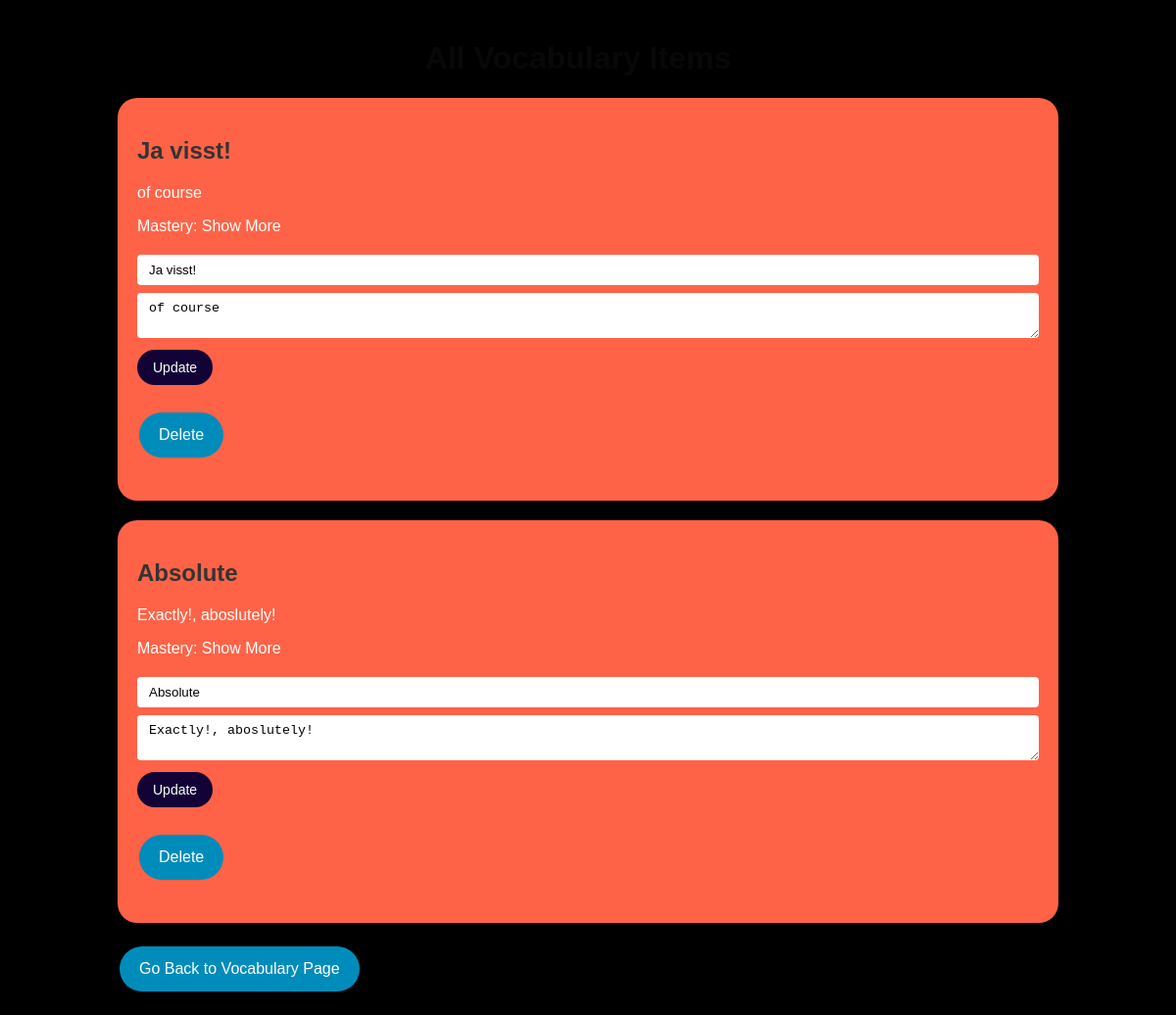
Page /vocabulary/all on the earlier database version.
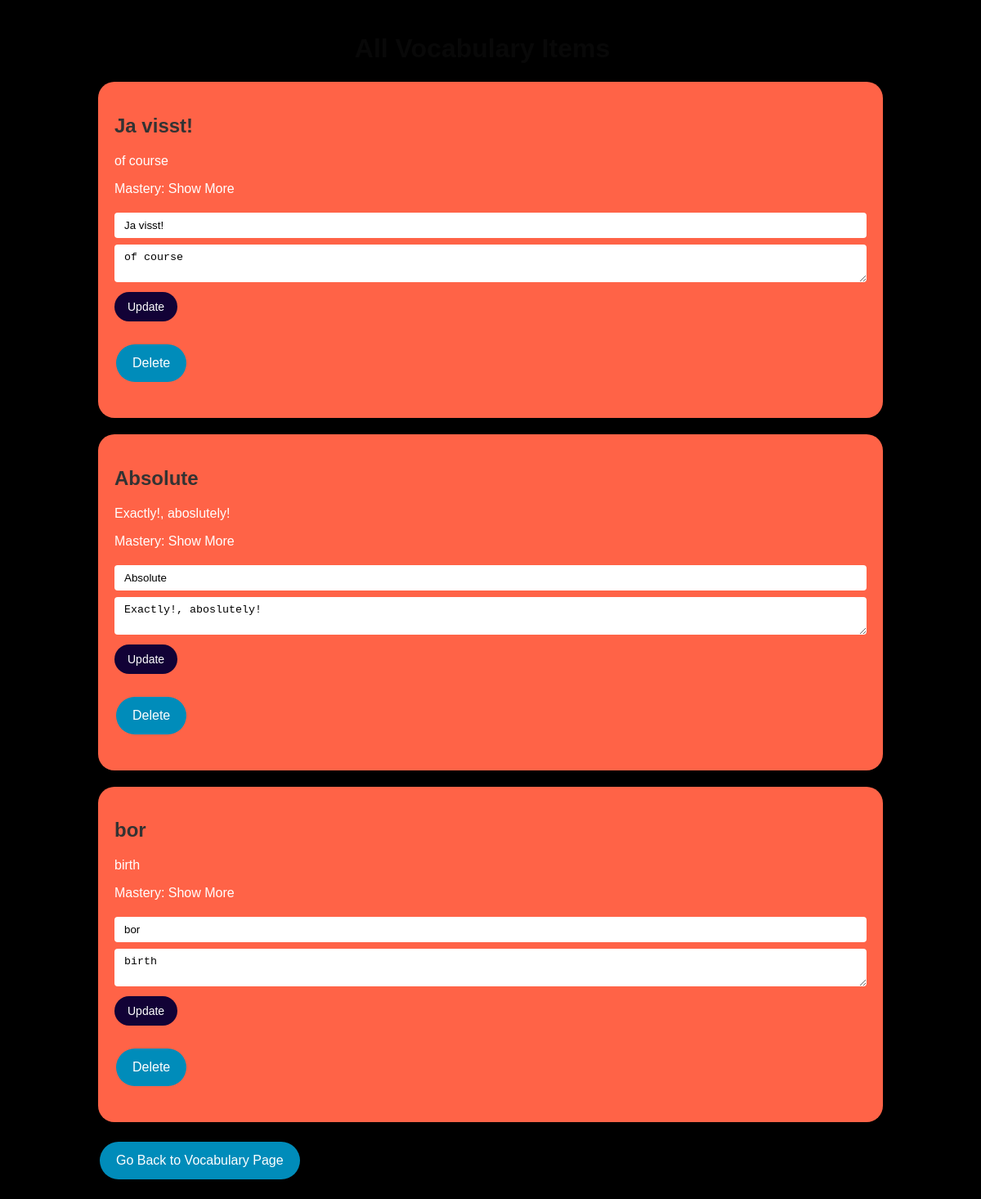
Same page on the later database version.
### language_learning_platform/models/models.py (models this page shows, shortened)
class Vocabulary(db.Model):
    __tablename__ = 'vocabulary'
    id = db.Column(db.Integer, primary_key=True)
    title = db.Column(db.String(80), nullable=False)
    description = db.Column(db.String(200), nullable=False)
    mastery = db.Column(db.String(20), nullable=False, default='Show More')

### language_learning_platform/routes/vocabulary.py (the view)
@vocabulary.route('/all', methods=['GET'])
def all_vocabulary():
    vocab_items = Vocabulary.query.all()
    return render_template('all_vocabulary.html', items=vocab_items)

### templates/all_vocabulary.html (shortened to what this page needs)
{% extends 'base.html' %}
{% block content %}
<div style="text-align: center; margin-right: 20px;">
    <h1 style="color: #080808;">All Vocabulary Items</h1>
</div>
{% for item in items %}
    <div class="item-card">
        <h2>{{ item.title }}</h2>
        <p>{{ item.description }}</p>
        <p>Mastery: {{ item.mastery }}</p>
        <div class="item-form">
            <form method="POST" action="{{ url_for('vocabulary.update_vocabulary', id=item.id) }}">
                <input type="text" name="title" value="{{ item.title }}" required>
                <textarea name="description" required>{{ item.description }}</textarea>
                <input type="submit" value="Update">
            </form>
        </div>
        <form method="POST" action="{{ url_for('vocabulary.delete_vocabulary', id=item.id) }}">
            <input class="button" type="submit" value="Delete">
        </form>
    </div>
{% endfor %}
<a href="{{ url_for('vocabulary.vocabulary_page') }}" class="button">Go Back to Vocabulary Page</a>
{% endblock %}

### templates/base.html (shortened to what this page needs)
<!DOCTYPE html>
<html>
<head>
    <link rel="stylesheet" type="text/css" href="{{ url_for('static', filename='style.css') }}">
</head>
<body>
    <div class="container">
        {% block content %}
        {% endblock %}
    </div>
</body>
</html>

### static/style.css (style rules this page uses)
body { font-family: Arial, sans-serif; margin: 0; padding: 0; background-color: #f1f1f1; }
.container { width: 80%; margin: 0 auto; padding: 20px; }
h1, h2, h3 { color: #333; }
a { color: #0066cc; text-decoration: none; }
form { margin-bottom: 20px; }

### templates/all_vocabulary.html (style rules this page uses)
body { background-color: black; }
.item-card { background-color: #ff6347; border-radius: 20px; padding: 20px; margin-bottom: 20px; color: white; }
.button { background-color: #008CBA; border: none; color: white; padding: 14px 20px; text-align: center; text-decoration: none; display: inline-block; font-size: 16px; margin: 4px 2px; cursor: pointer; border-radius: 50px; }
.item-form { margin-bottom: 20px; }
.item-form input[type=text], .item-form textarea { width: 100%; padding: 8px 12px; margin: 4px 0; box-sizing: border-box; border: none; border-radius: 4px; }
.item-form input[type=submit] { background-color: #120236; color: white; padding: 10px 16px; margin: 4px 0; border: none; border-radius: 50px; cursor: pointer; font-size: 14px; }

Differences in the rows shown:
added Vocabulary: title "bor", description "birth", mastery "Show More"
